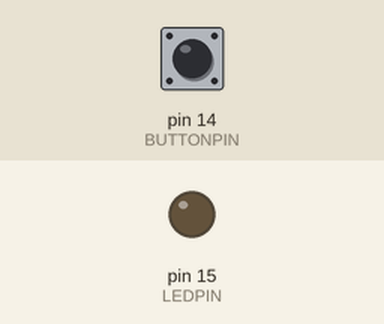
Recording of a sketch running on a simulated Arduino Uno, built with avr-gcc and run on an emulated ATmega328P. Parts: output pins drawn as LEDs (lit = HIGH). The test bench sets the inputs (shaded band); at power-on: pin 14 (BUTTONPIN) HIGH.

Above: at 1.2 s.
1.3 s: pin 14 (BUTTONPIN) pulled LOW for 0.15 s
At 1.37 s:
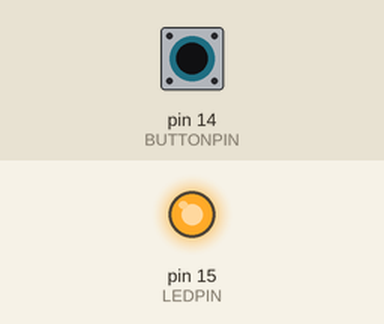
2.9 s: pin 14 (BUTTONPIN) pulled LOW for 3.2 s
At 7.2 s:
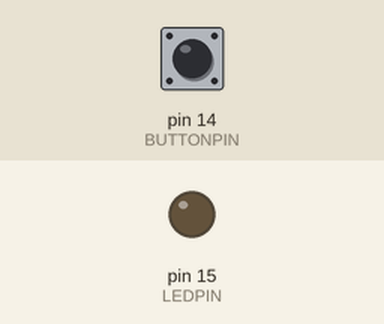
Timing chart, 0 to 8.7 s (numbered marks = the images above; inputs shaded):
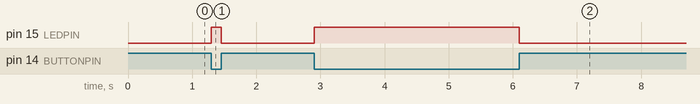

The sketch:

lab4_onoff.ino
```cpp
/* MEAM510-Lab4.1.1_simple
 * Simple Version (no SW debounce)
 *  By: LeeCS@seas.upenn.edu
 *  Date: 2021-11-03
 */

#define BUTTONPIN 14   // Define pin for external Switch
#define LEDPIN 15   // Define pin for external LED

void setup() {
  Serial.begin(115200); // open the serial port at 115200 bps:
  pinMode(BUTTONPIN, INPUT_PULLUP);  // Set pin to INPUT_PULLUP mode
  pinMode(LEDPIN, OUTPUT);  // Set pin to OUTPUT mode
  digitalWrite(LEDPIN,LOW); // Turn OFF LED to start
}

void loop(){
  if (digitalRead(BUTTONPIN)) {
    digitalWrite(LEDPIN,LOW);
  } else {
    digitalWrite(LEDPIN,HIGH);
  }
}
```

Measured:
- after the input at 1.3 s, pin 15 (LEDPIN): LOW → HIGH at once, → LOW 0.15 s later
- after the input at 2.9 s, pin 15 (LEDPIN): LOW → HIGH at once, → LOW 3.2 s later
